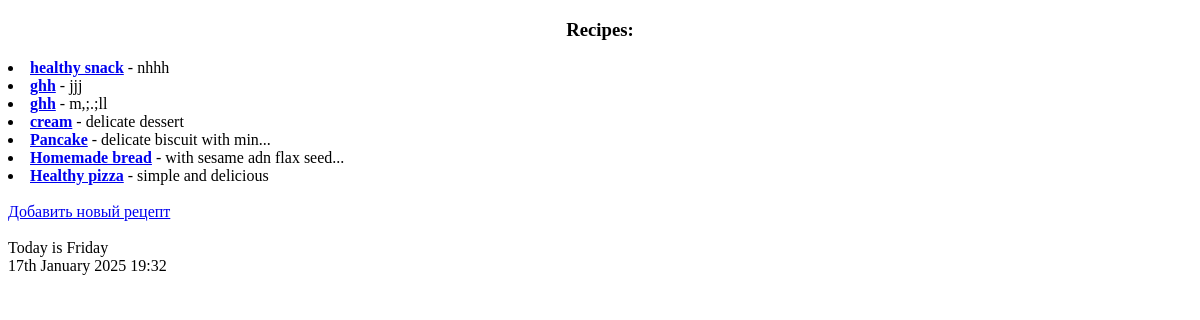
The page /recipe/list/ on the database as committed earlier.
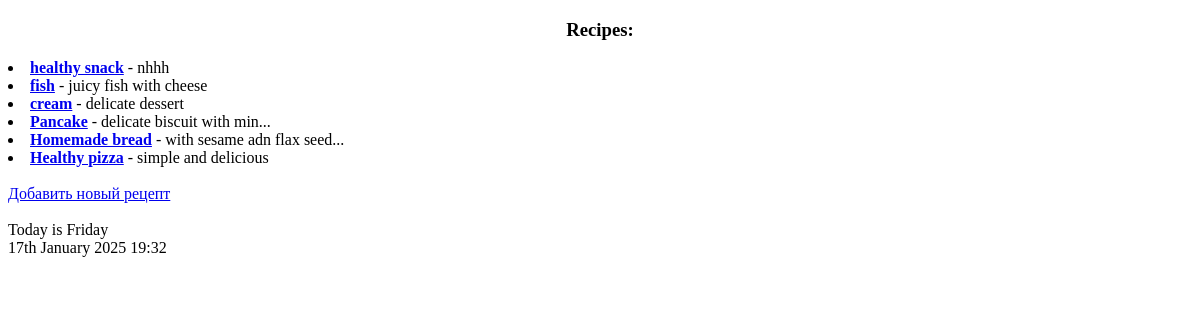
The same page on the database as committed later.
### recipesapp/models.py (models this page shows, shortened)
class Recipe(models.Model):
    class Meta:
        verbose_name = "Recipe"
        ordering = ['-title', 'created_at']
    title = models.CharField(max_length=150)
    description = models.TextField()
    steps_of_cooking = models.TextField()
    time_for_cooking = models.IntegerField(default=15)
    author = models.ForeignKey(User, on_delete=models.PROTECT)
    created_at = models.DateTimeField(auto_now_add=True)
    updated_at = models.DateTimeField(auto_now=True)
    archived = models.BooleanField(default=False)
    @property
    def description_short(self):
        if len(self.description) < 25:
            return self.description
        else:
            return self.description[:25] + "..."

### recipesapp/views.py (the view)
# urls.py: path('list/', RecipeListView.as_view(), name='list'),
class RecipeListView(ListView):
    template_name ='recipesapp/recipes-list.html'
    context_object_name = "recipes"
    queryset = Recipe.objects.filter(archived=False)

### recipesapp/templates/recipesapp/recipes-list.html (shortened to what this page needs)
{% extends "recipesapp/base.html" %}
{% block body %}
  <h3 style="display: flex; justify-content: center; ">Recipes:</h3>
  {% if recipes  %}
  <div>
    {% for recipe in recipes %}
    <li>
      <a href= "{% url 'recipesapp:recipe_details' pk=recipe.pk %}"><strong>{{ recipe.title }}</strong></a> - {{ recipe.description_short }}
    </li>
    {% endfor %}
  </div>
  {% else %}
  <h3>No recipes found.</h3>
  {% endif %}
<br>
  <div>
    <a href="{% url 'recipesapp:recipe_create' %}"  target="blank">Добавить новый рецепт</a>
  </div>
{% endblock %}

### recipesapp/templates/recipesapp/base.html (shortened to what this page needs)
<!DOCTYPE html>
<html lang="en" xmlns="http://www.w3.org/1999/html">
  <head>
  </head>
  <body>
    {% block body %}{% endblock %}
    <br>
    <div>
      <div>
        {% now 'l' as current_day %}
        Today is {{ current_day }}
      </div>
      <div>
        {% now "jS F Y H:i" %}
      </div>
    </div>
  </body>
</html>

Rows that differ between the two databases and show on the page:
removed Recipe: title "ghh", description_short "jjj"
removed Recipe: title "ghh", description_short "m,;.;ll"
added Recipe: title "fish", description_short "juicy fish with cheese"
